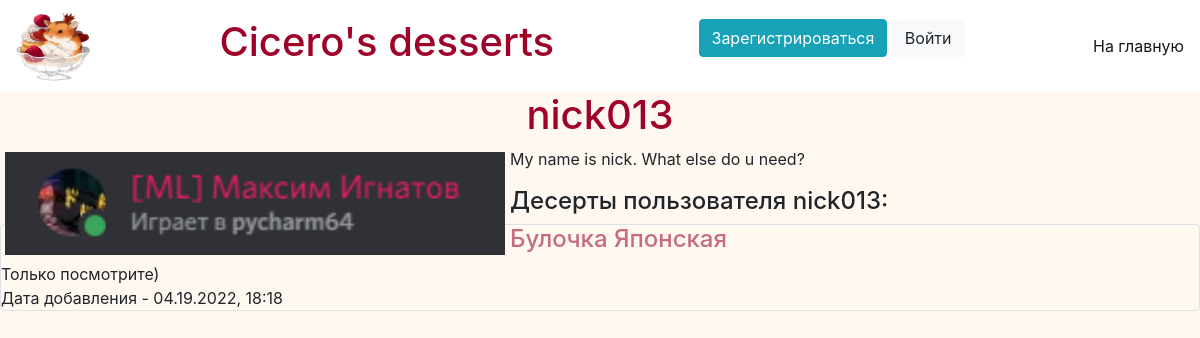
/profile/2, run on an earlier commit of the app's database.
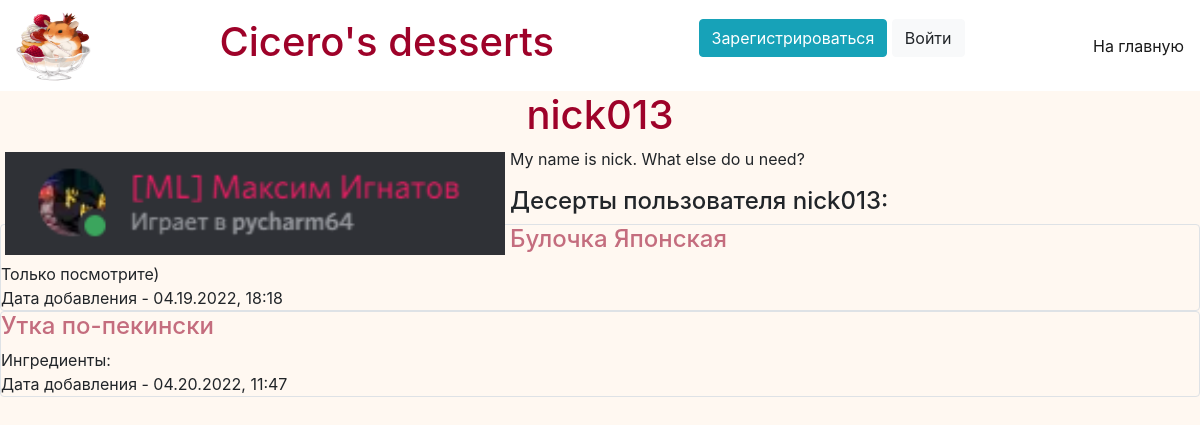
And on a later commit of the database.
### data/users.py (models this page shows, shortened)
class User(SqlAlchemyBase, UserMixin):
    __tablename__ = 'users'
    id = sqlalchemy.Column(sqlalchemy.Integer, primary_key=True, autoincrement=True)
    email = sqlalchemy.Column(sqlalchemy.String, nullable=False, unique=True)
    name = sqlalchemy.Column(sqlalchemy.String, nullable=False, unique=True)
    hashed_password = sqlalchemy.Column(sqlalchemy.String, nullable=False)
    about = sqlalchemy.Column(sqlalchemy.String, nullable=False)
    desserts = orm.relation("Dessert", back_populates='user')

### data/desserts.py (models this page shows)
class Dessert(SqlAlchemyBase):
    __tablename__ = 'desserts'
    id = sqlalchemy.Column(sqlalchemy.Integer, primary_key=True, autoincrement=True)
    title = sqlalchemy.Column(sqlalchemy.String, nullable=False)
    content = sqlalchemy.Column(sqlalchemy.String, nullable=False)
    country = sqlalchemy.Column(sqlalchemy.String, nullable=False)
    created_date = sqlalchemy.Column(sqlalchemy.String, default=datetime.datetime.now().strftime('%m.%d.%Y, %H:%M'))
    user_id = sqlalchemy.Column(sqlalchemy.Integer, sqlalchemy.ForeignKey("users.id"))
    user = orm.relation('User')

### main.py (the view)
@app.route("/profile/<int:id>", methods=['GET', 'POST'])
def profile(id):
    db_sess = db_session.create_session()
    user = db_sess.query(User).filter(User.id == id).first()
    if user:
        return render_template('user_page.html', user=user, title='Просмотр профиля')
    else:
        abort(404)

### data/db_session.py (called while the page is built)
def create_session() -> Session:
    global __factory
    return __factory()

### templates/user_page.html (shortened to what this page needs)
{% extends "base.html" %}
{% block content %}
<h1 align="center">{{user.name}}</h1>
<img src="../static/img/user_avatars/{{user.id}}.jpg"
     alt="Картинка профиля {{user.name}}" align="left"
     vspace="5" hspace="5" width="500">
{% for item in user.about.split('\r\n')%}
<p>{{item}}</p>
{% endfor %}
<h4>Десерты пользователя {{user.name}}:</h4>
{% for item in user.desserts %}
<div class="col-md6 border rounded">
    <a href="/desserts/{{item.id}}"><h4>{{ item.title }}</h4></a>
    <div>
        {{ item.content.split('\r\n')[0] }}
    </div>
    <div>
        Дата добавления - {{ item.created_date }}
    </div>
</div>
{% endfor %}
{% endblock content %}

### templates/base.html (shortened to what this page needs)
<!DOCTYPE html>
<html lang="ru">
    <head>
        <link rel="stylesheet"
              href="https://stackpath.bootstrapcdn.com/bootstrap/4.4.1/css/bootstrap.min.css"
>
        <link rel="stylesheet"
              href="{{url_for('static', filename='css/styles.css')}}">
    </head>
    <body>
        <header>
            <nav class="navbar navbar-light" style="background-color: white;">
                <img src="../../static/img/favicon.ico" width="75" height="75" alt="">
                <a class="navbar-brand" href="/"><h1>Cicero's desserts</h1></a>
                {% if current_user.is_authenticated %}
                    <a class="navbar-brand" href="/logout">{{ current_user.name }}</a>
                {% else %}
                    <p>
                        <a class="btn btn-info" href="/register">Зарегистрироваться</a>
                        <a class="btn btn-light" href="/login">Войти</a>
                    </p>
                {% endif %}
                <span class="navbar-text">
                    <a href="/">На главную</a>
                </span>
            </nav>
        </header>
        <main >
            {% block content %}
            {% endblock %}
        </main>
    </body>
</html>

### static/css/styles.css (style rules this page uses)
h1, h2 { color: #9e0229; }
a { color: #c46d7e; }
body { background-color: #fff8f1; }

What changed in the data, as far as the page shows it:
added Dessert: title "Утка по-пекински", content "Ингредиенты:", created_date "04.20.2022, 11:47"
